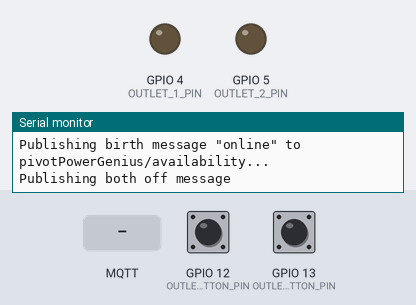
Bench run of a sketch on a simulated ESP8266 (NodeMCU). Parts: output pins drawn as LEDs (lit = HIGH), the last lines printed to the serial monitor. Inputs (shaded band) come from the test bench; at power-on: GPIO 12 (OUTLET_2_BUTTON_PIN) LOW, GPIO 13 (OUTLET_1_BUTTON_PIN) LOW. WiFi joins after 1.5 s; servers stay silent unless stated; storage starts empty; no MQTT or app messages arrive unless stated.

Above: at 2.7 s.
2.8 s: GPIO 12 (OUTLET_2_BUTTON_PIN) pulled HIGH for 0.15 s
At 4.1 s:
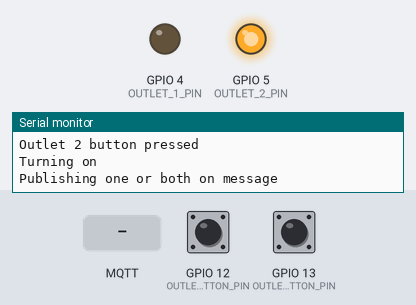
4.5 s: MQTT message "ON" arrives on the first subscribed topic
At 4.9 s:
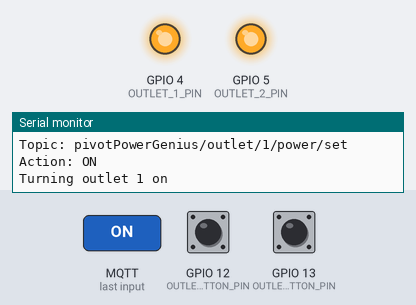
6.0 s: MQTT message "OFF" arrives on the second subscribed topic
At 7.2 s:
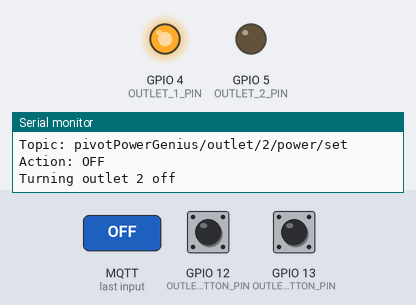
7.5 s: GPIO 13 (OUTLET_1_BUTTON_PIN) pulled HIGH for 0.15 s
At 8.9 s:
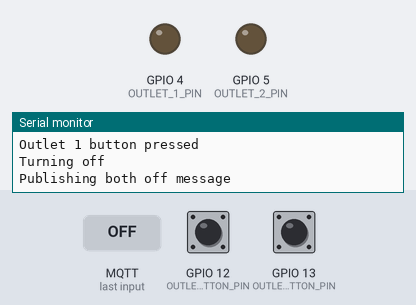
9.2 s: GPIO 13 (OUTLET_1_BUTTON_PIN) pulled HIGH for 1 s
At 11.5 s:
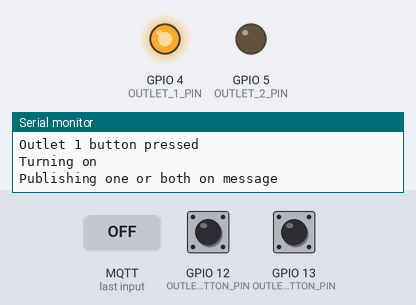
11.8 s: GPIO 13 (OUTLET_1_BUTTON_PIN) pulled HIGH for 3.2 s
At 16.3 s:
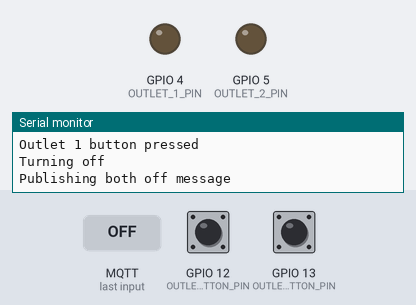
Timing chart, 0 to 17.6 s (numbered marks = the images above; inputs shaded):
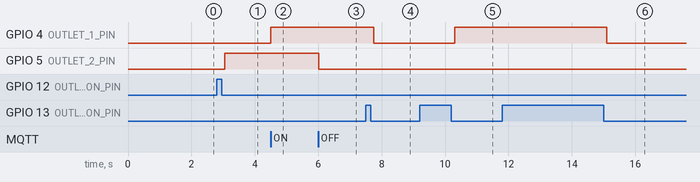

The sketch:

pivot_power_genius_mqtt.ino
```cpp
#include "FS.h"
#include <ArduinoJson.h>
#include <ESP8266WiFi.h>
#include <PubSubClient.h>
#include <ESP8266mDNS.h>
#include <WiFiUdp.h>
#include <ArduinoOTA.h>
#include <DNSServer.h>
#include <ESP8266WebServer.h>
#include <WiFiManager.h>


#include "config.h"

/************ WIFI and MQTT Information******************/
char mqtt_server[40] = "";
char mqtt_port[6] = "1883";
char username[34] = "";
char password[34] = "";
char mqtt_client_id[34] = MQTT_CLIENT_ID;


/**************************** FOR OTA **************************************************/
const char* eps_name = MQTT_CLIENT_ID;
const char* ota_password = OTA_PASSWORD;
int ota_port = OTA_PORT;

/************* MQTT TOPICS  **************************/
String client_id_string = MQTT_CLIENT_ID;

String availability_topic_str = client_id_string + MQTT_AVAILABILITY_TOPIC;
const char* availability_topic = availability_topic_str.c_str();

String outlet_1_state_topic_str = client_id_string + MQTT_OUTLET_1_STATE_TOPIC;
const char* outlet_1_state_topic = outlet_1_state_topic_str.c_str();
String outlet_2_state_topic_str = client_id_string + MQTT_OUTLET_2_STATE_TOPIC;
const char* outlet_2_state_topic = outlet_2_state_topic_str.c_str();
String outlets_state_topic_str = client_id_string + MQTT_OUTLETS_STATE_TOPIC;
const char* outlets_state_topic = outlets_state_topic_str.c_str();

String outlet_1_command_topic_str = client_id_string + MQTT_OUTLET_1_COMMAND_TOPIC;
const char* outlet_1_command_topic = outlet_1_command_topic_str.c_str();
String outlet_2_command_topic_str = client_id_string + MQTT_OUTLET_2_COMMAND_TOPIC;
const char* outlet_2_command_topic = outlet_2_command_topic_str.c_str();
String outlets_command_topic_str = client_id_string + MQTT_OUTLETS_COMMAND_TOPIC;
const char* outlets_command_topic = outlets_command_topic_str.c_str();

const char* on_cmd = MQTT_ON_COMMAND;
const char* off_cmd = MQTT_OFF_COMMAND;

const char* birth_message = MQTT_BIRTH_MESSAGE;
const char* lwt_message = MQTT_LWT;

WiFiClient espClient;
PubSubClient client(espClient);
WiFiManager wifiManager;

bool outlet_1_power = false;
bool outlet_2_power = false;
bool should_toggle_1 = false;
bool should_toggle_2 = false;
bool on_published = false;
bool off_published = false;
int outlet_1_button_state;
int outlet_2_button_state;
int last_outlet_1_button_state = LOW;
int last_outlet_2_button_state = LOW;
unsigned long last_outlet_1_button_debounce_time = 0;
unsigned long last_outlet_2_button_debounce_time = 0;
unsigned long debounceDelay = 100;

bool shouldSaveConfig = false;

//callback notifying us of the need to save config
void saveConfigCallback () {
  Serial.println("Should save config");
  shouldSaveConfig = true;
}

/********************************** START SETUP*****************************************/
void setup() {
  Serial.begin(115200);

  if (SPIFFS.begin()) {
    Serial.println("mounted file system");
    if (SPIFFS.exists("/config.json")) {
      //file exists, reading and loading
      Serial.println("reading config file");
      File configFile = SPIFFS.open("/config.json", "r");
      if (configFile) {
        Serial.println("opened config file");
        size_t size = configFile.size();
        // Allocate a buffer to store contents of the file.
        std::unique_ptr<char[]> buf(new char[size]);

        configFile.readBytes(buf.get(), size);
        DynamicJsonBuffer jsonBuffer;
        JsonObject& json = jsonBuffer.parseObject(buf.get());
        json.printTo(Serial);
        if (json.success()) {
          Serial.println("\nparsed json");

          strcpy(mqtt_server, json["mqtt_server"]);
          strcpy(mqtt_port, json["mqtt_port"]);
          strcpy(username, json["username"]);
          strcpy(password, json["password"]);
          strcpy(mqtt_client_id, json["client_id"]);

        } else {
          Serial.println("failed to load json config");
        }
      }
    }
  } else {
    Serial.println("failed to mount FS");
  }

  pinMode(OUTLET_1_BUTTON_PIN, INPUT);
  pinMode(OUTLET_2_BUTTON_PIN, INPUT);
  pinMode(OUTLET_1_PIN, OUTPUT);
  pinMode(OUTLET_2_PIN, OUTPUT);

  // Turn them on when it starts up?
  digitalWrite(OUTLET_1_PIN, LOW);
  digitalWrite(OUTLET_2_PIN, LOW);
  //end read

  // The extra parameters to be configured (can be either global or just in the setup)
  // After connecting, parameter.getValue() will get you the configured value
  // id/name placeholder/prompt default length
  WiFiManagerParameter custom_mqtt_server("server", "mqtt server", mqtt_server, 40);
  WiFiManagerParameter custom_mqtt_port("port", "mqtt port", mqtt_port, 5);
  WiFiManagerParameter custom_username("username", "username", username, 32);
  WiFiManagerParameter custom_password("password", "password", password, 32);
  WiFiManagerParameter custom_mqtt_client_id("client_id", "client_id", mqtt_client_id, 32);

  //WiFiManager
  //Local intialization. Once its business is done, there is no need to keep it around
  WiFiManager wifiManager;

  //set config save notify callback
  wifiManager.setSaveConfigCallback(saveConfigCallback);

  //add all your parameters here
  wifiManager.addParameter(&custom_mqtt_server);
  wifiManager.addParameter(&custom_mqtt_port);
  wifiManager.addParameter(&custom_username);
  wifiManager.addParameter(&custom_password);
  wifiManager.addParameter(&custom_mqtt_client_id);

  //reset settings
  //wifiManager.resetSettings();

  //fetches ssid and pass and tries to connect
  //if it does not connect it starts an access point with the specified name
  //here  "AutoConnectAP"
  //and goes into a blocking loop awaiting configuration
  if (!wifiManager.autoConnect(MQTT_CLIENT_ID)) {
    Serial.println("failed to connect and hit timeout");
    delay(3000);
    //reset and try again, or maybe put it to deep sleep
    ESP.reset();
    delay(5000);
  }

  //if you get here you have connected to the WiFi
  Serial.println("connected...yeey :)");

  //read updated parameters
  strcpy(mqtt_server, custom_mqtt_server.getValue());
  strcpy(mqtt_port, custom_mqtt_port.getValue());
  strcpy(username, custom_username.getValue());
  strcpy(password, custom_password.getValue());
  strcpy(mqtt_client_id, custom_mqtt_client_id.getValue());

  //save the custom parameters to FS
  if (shouldSaveConfig) {
    Serial.println("saving config");
    DynamicJsonBuffer jsonBuffer;
    JsonObject& json = jsonBuffer.createObject();
    json["mqtt_server"] = mqtt_server;
    json["mqtt_port"] = mqtt_port;
    json["username"] = username;
    json["password"] = password;
    json["client_id"] = mqtt_client_id;

    File configFile = SPIFFS.open("/config.json", "w");
    if (!configFile) {
      Serial.println("failed to open config file for writing");
    }

    json.printTo(Serial);
    json.printTo(configFile);
    configFile.close();
    //end save
  }

  String client_id_string = String(mqtt_client_id);

  availability_topic_str = client_id_string + MQTT_AVAILABILITY_TOPIC;
  availability_topic = availability_topic_str.c_str();

  outlet_1_state_topic_str = client_id_string + MQTT_OUTLET_1_STATE_TOPIC;
  outlet_1_state_topic = outlet_1_state_topic_str.c_str();
  outlet_2_state_topic_str = client_id_string + MQTT_OUTLET_2_STATE_TOPIC;
  outlet_2_state_topic = outlet_2_state_topic_str.c_str();
  outlets_state_topic_str = client_id_string + MQTT_OUTLETS_STATE_TOPIC;
  outlets_state_topic = outlets_state_topic_str.c_str();

  outlet_1_command_topic_str = client_id_string + MQTT_OUTLET_1_COMMAND_TOPIC;
  outlet_1_command_topic = outlet_1_command_topic_str.c_str();
  outlet_2_command_topic_str = client_id_string + MQTT_OUTLET_2_COMMAND_TOPIC;
  outlet_2_command_topic = outlet_2_command_topic_str.c_str();
  outlets_command_topic_str = client_id_string + MQTT_OUTLETS_COMMAND_TOPIC;
  outlets_command_topic = outlets_command_topic_str.c_str();

  client.setServer(mqtt_server, atoi(mqtt_port)); // parseInt to the port
  client.setCallback(callback);

  //OTA SETUP
  ArduinoOTA.setPort(ota_port);
  ArduinoOTA.setHostname(eps_name);

  // No authentication by default
  ArduinoOTA.setPassword((const char *)ota_password);

  ArduinoOTA.onStart([]() {
    Serial.println("Starting");
  });
  ArduinoOTA.onEnd([]() {
    Serial.println("\nEnd");
  });
  ArduinoOTA.onProgress([](unsigned int progress, unsigned int total) {
    Serial.printf("Progress: %u%%\r", (progress / (total / 100)));
  });
  ArduinoOTA.onError([](ota_error_t error) {
    Serial.printf("Error[%u]: ", error);
    if (error == OTA_AUTH_ERROR) Serial.println("Auth Failed");
    else if (error == OTA_BEGIN_ERROR) Serial.println("Begin Failed");
    else if (error == OTA_CONNECT_ERROR) Serial.println("Connect Failed");
    else if (error == OTA_RECEIVE_ERROR) Serial.println("Receive Failed");
    else if (error == OTA_END_ERROR) Serial.println("End Failed");
  });
  ArduinoOTA.begin();

  Serial.println("Ready");
  Serial.print("IP Address: ");
  Serial.println(WiFi.localIP());

}

/********************************** START CALLBACK*****************************************/
void callback(char* topic, byte* payload, unsigned int length) {
  Serial.print("Message arrived [");
  Serial.print(topic);
  Serial.print("] ");

  for (int i = 0; i < length; i++) {
    Serial.print((char)payload[i]);
  }

  Serial.println();

  String topicToProcess = topic;
  payload[length] = '\0';
  String payloadToProcess = (char*)payload;
  triggerAction(topicToProcess, payloadToProcess);
}

void triggerAction(String requestedTopic, String requestedAction) {
  Serial.println("MQTT request received.");
  Serial.print("Topic: ");
  Serial.println(requestedTopic);
  Serial.print("Action: ");
  Serial.println(requestedAction);
  if (strcmp(outlet_1_command_topic, requestedTopic.c_str()) == 0) {
    if (requestedAction == "ON" && !outlet_1_power) {
      Serial.println("Turning outlet 1 on");
      digitalWrite(OUTLET_1_PIN, HIGH);
    } else if (requestedAction == "OFF" && outlet_1_power) {
      Serial.println("Turning outlet 2 off");
      digitalWrite(OUTLET_1_PIN, LOW);
    } else {
      Serial.println("Invalid action requested.");
    }
  }
  if (strcmp(outlet_2_command_topic, requestedTopic.c_str()) == 0) {
    if (requestedAction == "ON" && !outlet_2_power) {
      Serial.println("Turning outlet 2 on");
      digitalWrite(OUTLET_2_PIN, HIGH);
    } else if (requestedAction == "OFF" && outlet_2_power) {
      Serial.println("Turning outlet 2 off");
      digitalWrite(OUTLET_2_PIN, LOW);
    } else {
      Serial.println("Invalid action requested.");
    }
  }
  if (strcmp(outlets_command_topic, requestedTopic.c_str()) == 0) {
    if (requestedAction == "ON") {
      Serial.println("Turn both on");
      digitalWrite(OUTLET_1_PIN, HIGH);
      digitalWrite(OUTLET_2_PIN, HIGH);
    } else if (requestedAction == "OFF") {
      Serial.println("Turn both off");
      digitalWrite(OUTLET_1_PIN, LOW);
      digitalWrite(OUTLET_2_PIN, LOW);
    } else {
      Serial.println("Invalid action requested.");
    }
  }
  publish_all_states();
}

void publish_all_states() {
  if (digitalRead(OUTLET_1_PIN) == HIGH && !outlet_1_power) {
    client.publish(outlet_1_state_topic, "ON", true);
    outlet_1_power = true;
  }
  if (digitalRead(OUTLET_1_PIN) == LOW && outlet_1_power) {
    client.publish(outlet_1_state_topic, "OFF", true);
    outlet_1_power = false;
  }
  if (digitalRead(OUTLET_2_PIN) == HIGH && !outlet_2_power) {
    client.publish(outlet_2_state_topic, "ON", true);
    outlet_2_power = true;
  }
  if (digitalRead(OUTLET_2_PIN) == LOW && outlet_2_power) {
    client.publish(outlet_2_state_topic, "OFF", true);
    outlet_2_power = false;
  }
  if (outlet_1_power || outlet_2_power) {
    if (off_published || !off_published && !on_published ) {
      Serial.println("Publishing one or both on message");
      client.publish(outlets_state_topic, "ON", true);
      on_published = true;
      off_published = false;
    }
  } else {
    if (on_published || !off_published && !on_published) {
      Serial.println("Publishing both off message");
      client.publish(outlets_state_topic, "OFF", true);
      off_published = true;
      on_published = false;
    }
  }
}

void publish_birth_message() {
  // Publish the birthMessage
  Serial.print("Publishing birth message \"");
  Serial.print(birth_message);
  Serial.print("\" to ");
  Serial.print(availability_topic);
  Serial.println("...");
  client.publish(availability_topic, birth_message, true);
}

void check_outlet_1_button() {
  int reading = digitalRead(OUTLET_1_BUTTON_PIN);

  if (reading != last_outlet_1_button_state) {
    last_outlet_1_button_debounce_time = millis();
  }

  if ((millis() - last_outlet_1_button_debounce_time) > debounceDelay) {
    if (reading != outlet_1_button_state) {
      outlet_1_button_state = reading;

      if (outlet_1_button_state == LOW) {
        Serial.println("Outlet 1 button pressed");
        should_toggle_1 = true;
      }
    }
  }

  last_outlet_1_button_state = reading;
}

void check_outlet_2_button() {
  int reading = digitalRead(OUTLET_2_BUTTON_PIN);

  if (reading != last_outlet_2_button_state) {
    last_outlet_2_button_debounce_time = millis();
  }

  if ((millis() - last_outlet_2_button_debounce_time) > debounceDelay) {
    if (reading != outlet_2_button_state) {
      outlet_2_button_state = reading;

      // only toggle the LED if the new button state is HIGH
      if (outlet_2_button_state == LOW) {
        Serial.println("Outlet 2 button pressed");
        should_toggle_2 = true;
      }
    }
  }

  last_outlet_2_button_state = reading;
}


/********************************** START RECONNECT*****************************************/
void reconnect() {
  // Loop until we're reconnected
  while (!client.connected()) {
    Serial.print("Attempting MQTT connection...");
    // Attempt to connect
    if (client.connect(mqtt_client_id, username, password, availability_topic, 0, true, lwt_message)) {
      Serial.println("connected");
      client.subscribe(outlet_1_command_topic);
      client.subscribe(outlet_2_command_topic);
      client.subscribe(outlets_command_topic);
      publish_birth_message();
      publish_all_states();
    } else {
      Serial.print("failed, rc=");
      Serial.print(client.state());
      Serial.println(" try again in 5 seconds");
      // Wait 5 seconds before retrying
      delay(5000);
    }
  }
}


/********************************** START MAIN LOOP*****************************************/
void loop() {

  if (!client.connected()) {
    reconnect();
  }

  check_outlet_1_button();
  if (!outlet_1_power && should_toggle_1) {
    Serial.println("Turning on");
    digitalWrite(OUTLET_1_PIN, HIGH);
    should_toggle_1 = false;
  }
  if (outlet_1_power && should_toggle_1) {
    Serial.println("Turning off");
    digitalWrite(OUTLET_1_PIN, LOW);
    should_toggle_1 = false;
  }

  check_outlet_2_button();
  if (!outlet_2_power && should_toggle_2) {
    Serial.println("Turning on");
    digitalWrite(OUTLET_2_PIN, HIGH);
    should_toggle_2 = false;
  }
  if (outlet_2_power && should_toggle_2) {
    Serial.println("Turning off");
    digitalWrite(OUTLET_2_PIN, LOW);
    should_toggle_2 = false;
  }

  publish_all_states();

  client.loop();

  ArduinoOTA.handle();

}
```

config.h
```cpp
// MQTT Parameters
#define MQTT_BROKER "MQTT_BROKER_IP"
#define MQTT_CLIENT_ID "pivotPowerGenius"

#define MQTT_AVAILABILITY_TOPIC "/availability"

#define MQTT_OUTLETS_COMMAND_TOPIC "/outlets/power/set"
#define MQTT_OUTLETS_STATE_TOPIC "/outlets/power/state"

#define MQTT_OUTLET_1_COMMAND_TOPIC "/outlet/1/power/set"
#define MQTT_OUTLET_1_STATE_TOPIC "/outlet/1/power/state"
#define MQTT_OUTLET_2_COMMAND_TOPIC "/outlet/2/power/set"
#define MQTT_OUTLET_2_STATE_TOPIC "/outlet/2/power/state"

#define MQTT_ON_COMMAND "ON"
#define MQTT_OFF_COMMAND "OFF"

#define MQTT_BIRTH_MESSAGE "online"
#define MQTT_LWT "offline"

// OTA config
#define OTA_PASSWORD "password"
#define OTA_PORT 8266

// PIN setup
#define OUTLET_1_BUTTON_PIN 13
#define OUTLET_2_BUTTON_PIN 12
#define OUTLET_1_PIN  4
#define OUTLET_2_PIN 5

// WiFi manager stuff
#define SETUP_AP_PASSWORD "password12345"
```

Measured:
- after the input at 2.8 s, GPIO 5 (OUTLET_2_PIN): LOW → HIGH after 0.25 s
- after the input at 4.5 s, GPIO 4 (OUTLET_1_PIN): LOW → HIGH at once
- after the input at 6.0 s, GPIO 5 (OUTLET_2_PIN): HIGH → LOW at once
- after the input at 7.5 s, GPIO 4 (OUTLET_1_PIN): HIGH → LOW after 0.25 s
- after the input at 9.2 s, GPIO 4 (OUTLET_1_PIN): LOW → HIGH after 1.1 s
- after the input at 11.8 s, GPIO 4 (OUTLET_1_PIN): HIGH → LOW after 3.3 s
